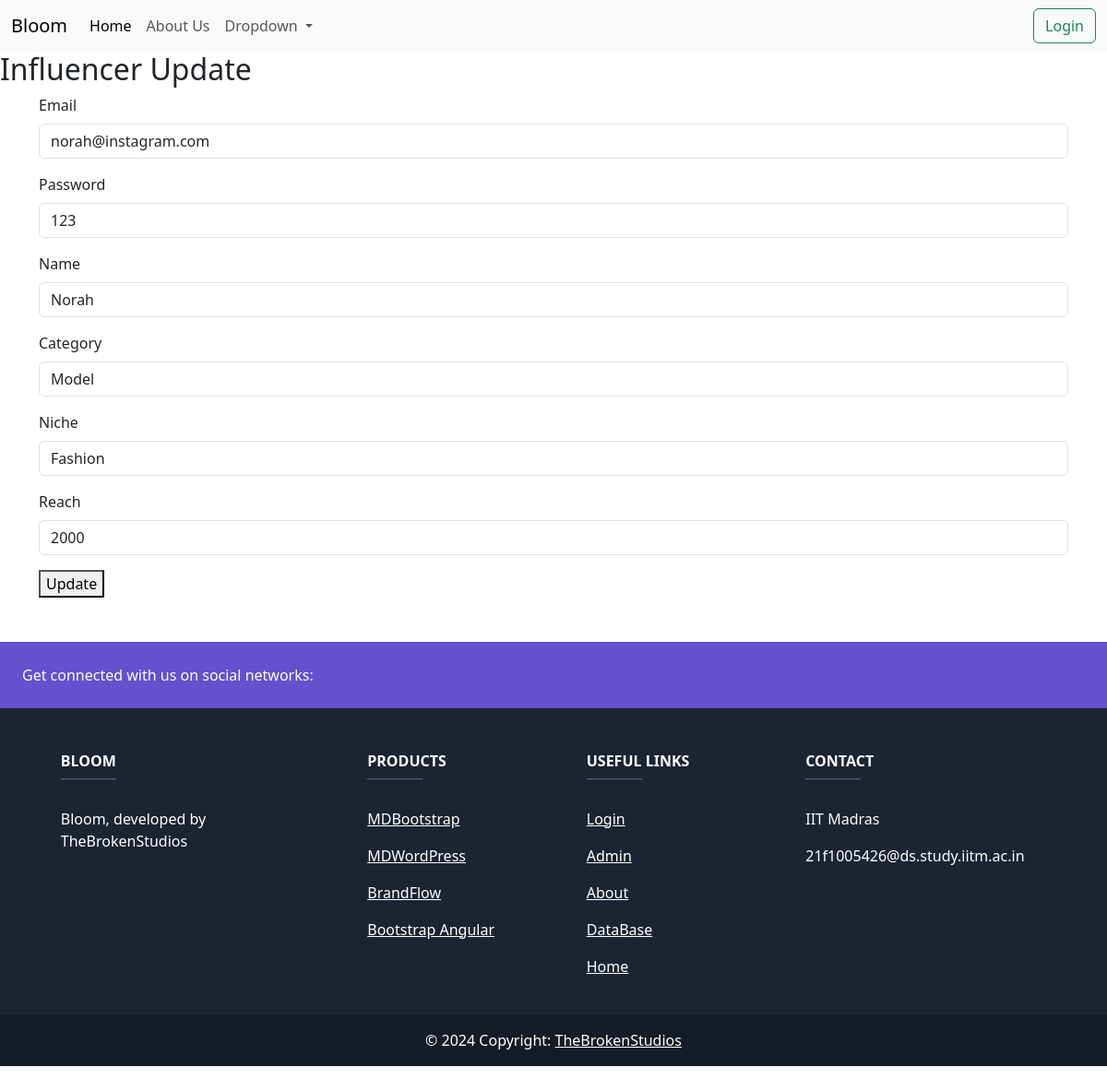
Screenshot of /update/1 with the database file from the repository.
### app.py (models this page shows)
class BloomData(db.Model):
    __tablename__ = 'bloomdata'
    id = db.Column(db.Integer, primary_key=True)
    email = db.Column(db.String(30), unique=True, nullable=False)
    password = db.Column(db.String(30), nullable=False)
    role = db.Column(db.String(30), nullable=False)
    influencer_data = db.relationship("influencerData", uselist=False, back_populates='bloomdata', cascade="all, delete-orphan")
    sponsor_data = db.relationship("sponsorData", uselist=False, back_populates='bloomdata', cascade="all, delete-orphan")

class influencerData(db.Model):
    __tablename__ = 'influencer_data'
    bloom_data_id = db.Column(db.Integer(), db.ForeignKey('bloomdata.id', ondelete="CASCADE"), primary_key=True, nullable=False, unique=True)
    name = db.Column(db.String(30), nullable=False)
    category = db.Column(db.String(30), nullable=False)
    niche = db.Column(db.String(30), nullable=False)
    reach = db.Column(db.String(30), nullable=False)
    flagged = db.Column(db.Boolean, default=False)
    bloomdata = db.relationship("BloomData", uselist=False, back_populates='influencer_data')

### app.py (the view, shortened to what this page needs)
@app.route('/update/<int:id>', methods=['GET', 'POST'])
def update(id):
    update_instance = BloomData.query.get_or_404(id)
    update_bloom = update_instance
    if request.method=="GET": #name is empty as we pass the update instance instead of update_fields
        if update_instance.role=="Influencer":
            update_fields = influencerData.query.get_or_404(update_instance.id)
            return render_template('update.html', update_instance=update_fields, update_bloom=update_bloom)
        elif update_instance.role=="Sponsor":
            update_fields = sponsorData.query.get_or_404(update_instance.id)
            return render_template('update.html', update_instance=update_fields, update_bloom=update_bloom)
        else:
            return "invalid query"

### templates/update.html (shortened to what this page needs)
{% extends 'base.html' %}
{% block body %}
    <h2>Influencer Update</h2>
    <div class="container">
        <form action="/update/{{update_instance.bloom_data_id}}" method="POST">
            <div class="mb-3">
                <label for="name" class="form-label">Email</label>
                <input type="text" class="form-control" value="{{ update_bloom.email }}" id="name" name="name" required>
            </div>
            <div class="mb-3">
                <label for="name" class="form-label">Password</label>
                <input type="text" class="form-control" value="{{ update_bloom.password }}" id="name" name="name" required>
            </div>
            {% if update_bloom.role == 'Influencer' %}
                <div class="mb-3">
                    <label for="name" class="form-label">Name</label>
                    <input type="text" class="form-control" value="{{update_instance.name}}" id="name" name="name" required>
                </div>
                <div class="mb-3">
                    <label for="category" class="form-label">Category</label>
                    <input type="text" class="form-control" value="{{update_instance.category}}" id="category" name="category" required>
                </div>
                <div class="mb-3">
                    <label for="niche" class="form-label">Niche</label>
                    <input type="text" class="form-control" id="niche" value="{{update_instance.niche}}" name="niche" required>
                </div>
                <div class="mb-3">
                    <label for="reach" class="form-label">Reach</label>
                    <input type="text" class="form-control" id="reach" value="{{update_instance.reach}}" name="reach" required>
                </div>
            {% elif update_bloom.role == 'Sponsor' %}
                <input type="text" name="company_name" value="{{ update_instance.company_name }}" required>
                <input type="text" name="industry" value="{{ update_instance.industry }}" required>
                <input type="text" name="budget" value="{{ update_instance.budget }}" required>
            {% endif %}
            <button type="submit">Update</button>
        </form>
    </div>
{% endblock body %}

### rows the page displays
BloomData: name "norah@instagram.com", name "123"
influencerData: name "Norah", category "Model", niche "Fashion", reach "2000"
